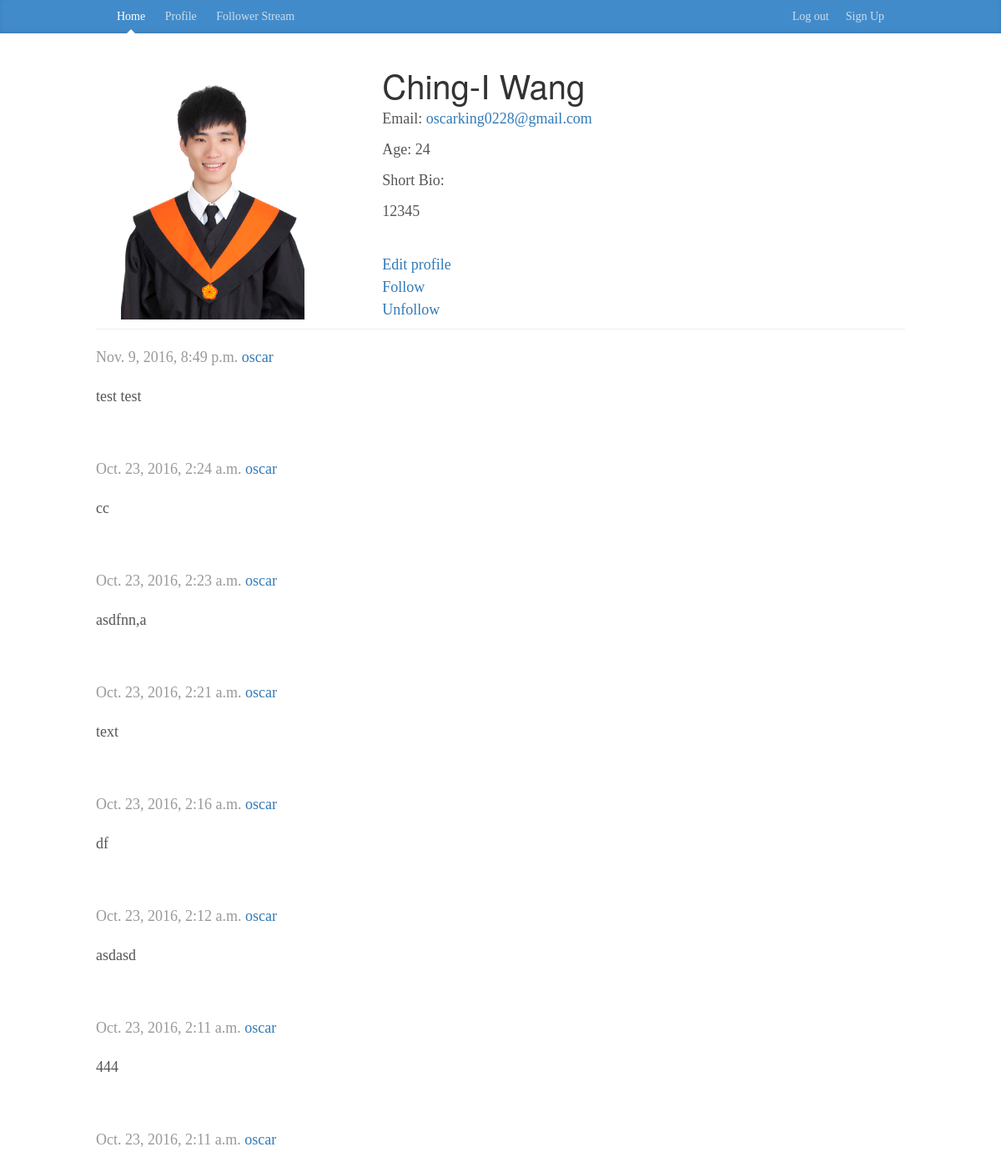
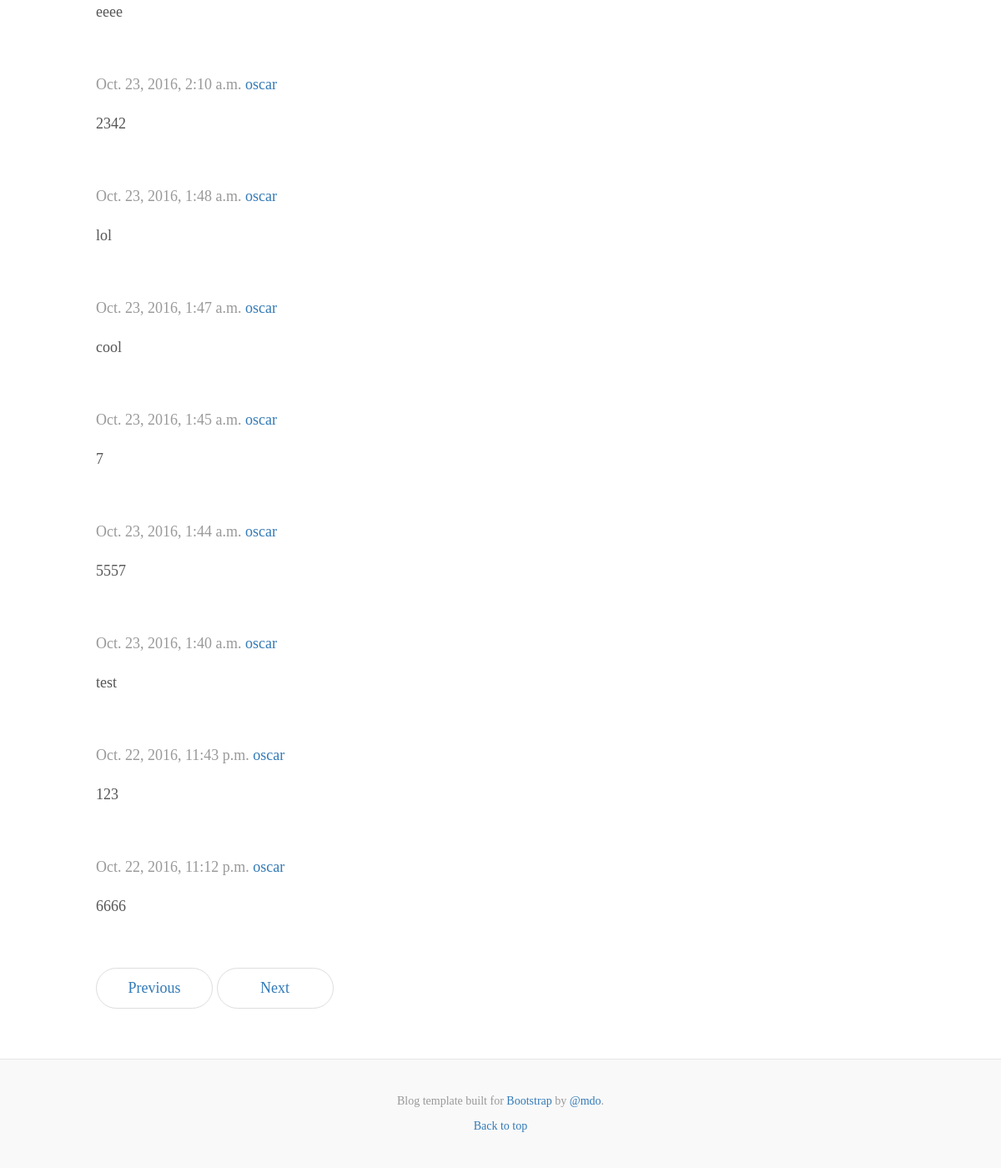
The page /Profile/13/ (signed in) on the database its author committed (2 pictures, top to bottom).
### grumblr/models.py (models this page shows)
class Profile(models.Model):
	owner = models.OneToOneField(User)
	age = models.CharField(max_length = 200, default = "Age", blank=True)
	bio = models.CharField(max_length = 420, default = "", blank=True)
	image = models.ImageField(upload_to = 'image', blank = True, default="/image/images.png")
	follows = models.ManyToManyField(User, related_name='followed_by')

class Post(models.Model):
    text = models.CharField(max_length = 2000)
    user = models.ForeignKey(User)
    created = models.DateTimeField(auto_now_add=True)
    def __unicode__(self):
        return self.text

### grumblr/views.py (the view)
# urls.py: url(r'^Profile/(?P<id>\w+)/$', views.profile),
@login_required
def profile(request, id):
    user = User.objects.get(id=id)
    posts = Post.objects.filter(user=user).order_by('-created')
    profile = Profile.objects.get(owner=user)
    context = {'posts': posts, 'user': user, 'profile':profile}
    return render(request, 'grumblr/Profile.html', context)

### grumblr/templates/grumblr/Profile.html (shortened to what this page needs)
<!DOCTYPE html>
<html lang="en">
  <head>
    <link href="/static/grumblr/css/bootstrap.min.css" rel="stylesheet">
    <link href="/static/grumblr/css/profile.css" rel="stylesheet">
    <link href="/static/grumblr/css/blog.css" rel="stylesheet">
  </head>
  <body>
    <div class="blog-masthead">
      <div class="container">
        <nav class="blog-nav">
            <a class="blog-nav-item active" href="/">Home</a>
            <a class="blog-nav-item" href="/Profile/{{request.user.id}}">Profile</a>
            <a class="blog-nav-item" href="/Follower/{{request.user.id}}">Follower Stream</a>
            <a class="blog-nav-item pull-right" href="/SignUp">Sign Up</a>
            <a class="blog-nav-item pull-right" href="/LogOut">Log out</a>
        </nav>
      </div>
    </div>
    <div class="container page-header">
        <div class ="col-sm-4 blog-main">
            <img src="{{profile.image.url}}" width="220" height="303">
        </div>
        <div class ="col-sm-8 blog-main">
            <h2 class="blog-post-title">{{user.first_name}} {{user.last_name}}</h2>
            <p>Email: <a href="#">{{user.email}}</a></p>
            <p>Age: {{profile.age}}</p>
            <p>Short Bio:</p>
            <p>{{profile.bio}}</p>
            <br>
            <a href="/Profile/{{request.user.id}}/ProfileEdit">Edit profile</a>
            <br>
            <a href="/addFollower/{{request.user.id}}/{{user.id}}">Follow</a>
            <br>
            <a href="/deleteFollower/{{request.user.id}}/{{user.id}}">Unfollow</a>
        </div>
    </div>
    <div class="container">
      <div class="row">
        <div class="blog-main">
          {% for post in posts %}
          <div class="blog-post">
            <p class="blog-post-meta">{{post.created}} <a>{{post.user}}</a></p>
            <p>{{post}}</p>
          </div>
          {% endfor %}
          <nav>
            <ul class="pager">
              <li><a href="#">Previous</a></li>
              <li><a href="#">Next</a></li>
            </ul>
          </nav>
        </div>
      </div>
    </div>
    <footer class="blog-footer">
      <p>Blog template built for <a href="http://getbootstrap.com">Bootstrap</a> by <a href="https://twitter.com/mdo">@mdo</a>.</p>
      <p>
        <a href="Profile.html">Back to top</a>
      </p>
    </footer>
  </body>
</html>

### grumblr/static/grumblr/css/profile.css (style rules this page uses)
body { font-family: Georgia, "Times New Roman", Times, serif; color: #555; }
h1, .h1, h2, .h2, h3, .h3, h4, .h4, h5, .h5, h6, .h6 { margin-top: 0; font-family: "Helvetica Neue", Helvetica, Arial, sans-serif; font-weight: normal; color: #333; }
.blog-masthead { background-color: #428bca; -webkit-box-shadow: inset 0 -2px 5px rgba(0,0,0,.1); box-shadow: inset 0 -2px 5px rgba(0,0,0,.1); }
.blog-nav-item { position: relative; display: inline-block; padding: 10px; font-weight: 500; color: #cdddeb; }
.blog-nav .active { color: #fff; }
.blog-nav .active:after { position: absolute; bottom: 0; left: 50%; width: 0; height: 0; margin-left: -5px; vertical-align: middle; content: " "; border-right: 5px solid transparent; border-bottom: 5px solid; border-left: 5px solid transparent; }
.blog-main { font-size: 18px; line-height: 1.5; }
.pager { margin-bottom: 60px; text-align: left; }
.pager > li > a { width: 140px; padding: 10px 20px; text-align: center; border-radius: 30px; }
.blog-post { margin-bottom: 60px; }
.blog-post-title { margin-bottom: 5px; font-size: 40px; }
.blog-post-meta { margin-bottom: 20px; color: #999; }
.blog-footer { padding: 40px 0; color: #999; text-align: center; background-color: #f9f9f9; border-top: 1px solid #e5e5e5; }
.blog-footer p:last-child { margin-bottom: 0; }

### grumblr/static/grumblr/css/blog.css (style rules this page uses)
body { font-family: Georgia, "Times New Roman", Times, serif; color: #555; }
h1, .h1, h2, .h2, h3, .h3, h4, .h4, h5, .h5, h6, .h6 { margin-top: 0; font-family: "Helvetica Neue", Helvetica, Arial, sans-serif; font-weight: normal; color: #333; }
@media (min-width: 1200px) { .container { width: 970px; } }
.blog-masthead { background-color: #428bca; -webkit-box-shadow: inset 0 -2px 5px rgba(0,0,0,.1); box-shadow: inset 0 -2px 5px rgba(0,0,0,.1); }
.blog-nav-item { position: relative; display: inline-block; padding: 10px; font-weight: 500; color: #cdddeb; }
.blog-nav .active { color: #fff; }
.blog-nav .active:after { position: absolute; bottom: 0; left: 50%; width: 0; height: 0; margin-left: -5px; vertical-align: middle; content: " "; border-right: 5px solid transparent; border-bottom: 5px solid; border-left: 5px solid transparent; }
.blog-main { font-size: 18px; line-height: 1.5; }
.pager { margin-bottom: 60px; text-align: left; }
.pager > li > a { width: 140px; padding: 10px 20px; text-align: center; border-radius: 30px; }
.blog-post { margin-bottom: 60px; }
.blog-post-title { margin-bottom: 5px; font-size: 40px; }
.blog-post-meta { margin-bottom: 20px; color: #999; }
.blog-footer { padding: 40px 0; color: #999; text-align: center; background-color: #f9f9f9; border-top: 1px solid #e5e5e5; }
.blog-footer p:last-child { margin-bottom: 0; }

### rows shown on the page
Profile: image (picture), age "24", bio "12345"
Post: created "Nov. 9, 2016, 8:49 p.m.", user "oscar", text "test test"
Post: created "Oct. 23, 2016, 2:24 a.m.", user "oscar", text "cc"
Post: created "Oct. 23, 2016, 2:23 a.m.", user "oscar", text "asdfnn,a"
Post: created "Oct. 23, 2016, 2:21 a.m.", user "oscar", text "text"
Post: created "Oct. 23, 2016, 2:16 a.m.", user "oscar", text "df"
Post: created "Oct. 23, 2016, 2:12 a.m.", user "oscar", text "asdasd"
Post: created "Oct. 23, 2016, 2:11 a.m.", user "oscar", text "444"
Post: created "Oct. 23, 2016, 2:11 a.m.", user "oscar", text "eeee"
Post: created "Oct. 23, 2016, 2:10 a.m.", user "oscar", text "2342"
Post: created "Oct. 23, 2016, 1:48 a.m.", user "oscar", text "lol"
Post: created "Oct. 23, 2016, 1:47 a.m.", user "oscar", text "cool"
Post: created "Oct. 23, 2016, 1:45 a.m.", user "oscar", text "7"
Post: created "Oct. 23, 2016, 1:44 a.m.", user "oscar", text "5557"
Post: created "Oct. 23, 2016, 1:40 a.m.", user "oscar", text "test"
Post: created "Oct. 22, 2016, 11:43 p.m.", user "oscar", text "123"
Post: created "Oct. 22, 2016, 11:12 p.m.", user "oscar", text "6666"

### other values the page prints
{{ user.first_name }} "Ching-I"
{{ user.last_name }} "Wang"
{{ user.email }} "oscarking0228@gmail.com"
